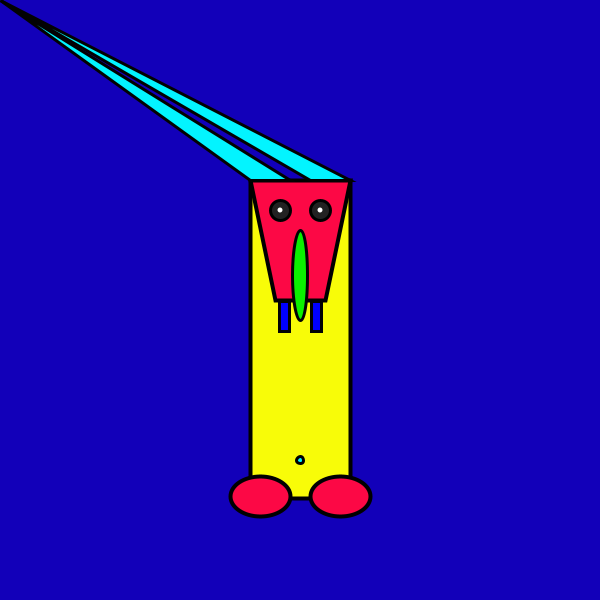
Frame 1 (no input)
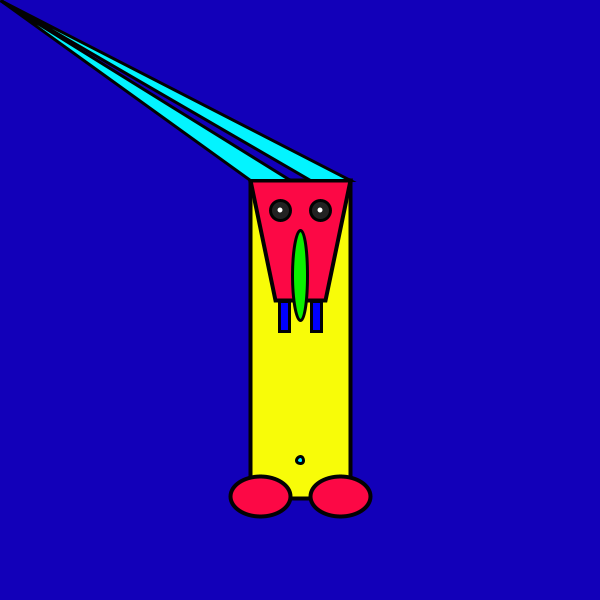
Frame 60 (the mouse pressed at the canvas centre just before this capture)
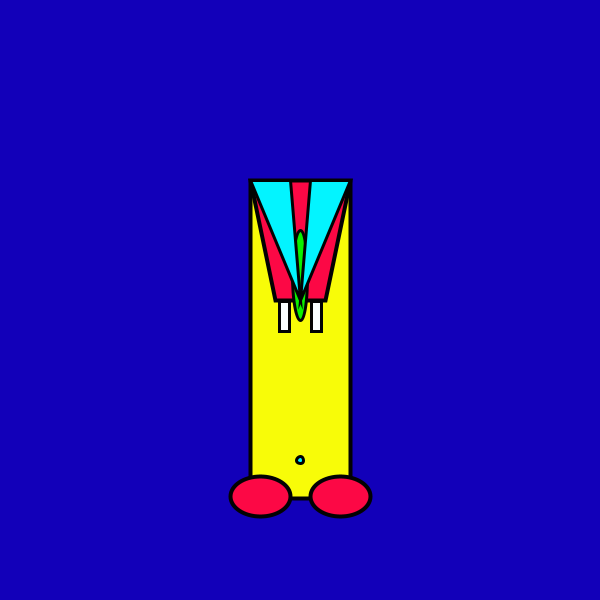
Frame 120 (the mouse held since frame 60 and released just before this capture)

The Processing sketch that drew these frames (run headless with seeded random() and noise(); from frame 60 on, the mouse is pressed at the canvas centre):

// Processing sketch: processing_21504
// ── processing_21504.pde

void setup(){
  size(600,600);
}


void draw(){
  background (18,0,185);
 ellipseMode(CENTER);
rectMode(CENTER);

 
 

//skinny rectangle body  
  
  strokeWeight(4);
 fill(248,252,8);
  rect(300,340,100,316);


//strokeCap(ROUND);

 smooth();

//shoes
strokeWeight(4);
fill(252,8,69);
ellipse(260,496,60,40);



strokeWeight(4);
fill(252,8,69);
ellipse(340,496,60,40);




//face
smooth();
strokeWeight(4);
quad(250,180,350,180,325,300,275,300);

//eyes
strokeWeight(3);
fill(34);
ellipse(280,210,20,20);
fill(34);
ellipse(320,210,20,20);
fill(255,255,255);
noStroke();
ellipse(280,210,5,5);
ellipse(320,210,5,5);

//nose

stroke(3);
fill(11,240,0);

ellipse(300,275,15,90);




//teeth
fill(mouseY-50,mouseX-5,mouseY+266);
//original fill color 255,10,243
//fill(mouseY-50,mouseX-10,mouseY+20); MB helping me out
rect(284,316,10,30);
rect(316,316,10,30);

//belly button
stroke(1);
fill(3,244,255);
ellipse(300,460,7,7);

//ears
stroke(2);
triangle(mouseX,mouseY,290,180,250,180);
triangle(mouseX,mouseY,310,180,350,180);

//stationary ears
//triangle(240,140,290,180,250,180);
//triangle(360,140,310,180,350,180);

}
